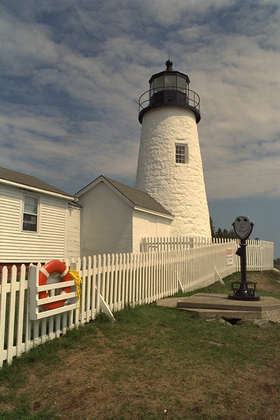
%> input picture COMP5422/Lab/cdm/kodak_fence.tif, 280 x 420 px, shrunk from 512 x 768 before the run
$ octave test_bilinear_cdm.m   (GNU Octave 9; MATLAB toolbox functions it lacks are replaced by stand-ins)
%> lines starting %> are read from the running program, lines starting %| are printed output that depends on the picture
### COMP5422/Lab/cdm/bilinear_cdm.m
function [RGB_image]=bilinear_cdm(CFA_image)
% Bilinear interpolation for color demosaicing
% --------------------------------------
% (c) 2012 QING Pei
% http://www.qingpei.me/

im=double(CFA_image);

height = size(im, 1);
width = size(im, 2);

%% Get the existing values for R, G and B
R=im .* repmat([0 1; 0 0], height/2, width/2);
G=im .* repmat([1 0; 0 1], height/2, width/2);
B=im .* repmat([0 0; 1 0], height/2, width/2);

for row = 1:2:height
    for col = 2:2:width
        % Interpolation for channel green at red pixels
        count = 0;
        sum = 0;
        if row > 1
            sum = sum + G(row-1,col);
            count = count + 1;
        end
        if col > 1
            sum = sum + G(row,col-1);
            count = count + 1;
        end
        if row < height
            sum = sum + G(row+1,col);
            count = count + 1;
        end
        if col < width
            sum = sum + G(row,col+1);
            count = count + 1;
        end
        G(row,col) = sum / count;

        % Interpolation for channel blue at red pixels
        count = 0;
        sum = 0;
        if row > 1
            sum = sum + B(row-1,col-1);
            count = count + 1;
            if col < width
                sum = sum + B(row-1,col+1);
                count = count + 1;
            end
        end
        if row < height
            sum = sum + B(row+1,col-1);
            count = count + 1;
            if col < width
                sum = sum + B(row+1,col+1);
                count = count + 1;
            end
        end
        B(row,col) = sum / count;
    end
end

for row = 2:2:height
    for col = 1:2:width
        % Interpolation for channel green at blue pixels
        count = 0;
        sum = 0;
        if row > 1
            sum = sum + G(row-1,col);
            count = count + 1;
        end
        if col > 1
            sum = sum + G(row,col-1);
            count = count + 1;
        end
        if row < height
            sum = sum + G(row+1,col);
            count = count + 1;
        end
        if col < width
            sum = sum + G(row,col+1);
            count = count + 1;
        end
        G(row,col) = sum / count;

        % Interpolation for channel red at blue pixels
        count = 0;
        sum = 0;
        if col > 1
            sum = sum + R(row-1,col-1);
            count = count + 1;
            if row < height
                sum = sum + R(row+1,col-1);
                count = count + 1;
            end
        end
        if col < width
            sum = sum + R(row-1,col+1);
            count = count + 1;
            if row < height
                sum = sum + R(row+1,col+1);
                count = count + 1;
            end
        end
        R(row,col) = sum / count;
    end
end

for row = 1:2:height
    for col = 1:2:width
        % Interpolation for channel blue at green pixels
        count = 0;
        sum = 0;
        if row > 1
            sum = sum + B(row-1,col);
            count = count + 1;
        end
        if row < height
            sum = sum + B(row+1,col);
            count = count + 1;
        end
        B(row,col) = sum / count;

        % Interpolation for channel red at green pixels
        count = 0;
        sum = 0;
        if col > 1
            sum = sum + R(row,col-1);
            count = count + 1;
        end
        if col < width
            sum = sum + R(row,col+1);
            count = count + 1;
        end
        R(row,col) = sum / count;
    end
end

for row = 2:2:height
    for col = 2:2:width
        % Interpolation for channel blue at green pixels
        count = 0;
        sum = 0;
        sum = sum + B(row,col-1);
        count = count + 1;
        if col < width
            sum = sum + B(row,col+1);
            count = count + 1;
        end
        B(row,col) = sum / count;

        % Interpolation for channel red at green pixels
        count = 0;
        sum = 0;
        if row > 1
            sum = sum + R(row-1,col);
            count = count + 1;
        end
        if row < height
            sum = sum + R(row+1,col);
            count = count + 1;
        end
        R(row,col) = sum / count;
    end
end

%% Concatenate RGB channels to a single image
RGB_image = cat(3,R,G,B);

end

### COMP5422/Lab/cdm/test_bilinear_cdm.m
clear;

I=imread('kodak_fence.tif','tif');
%> I is the input picture: size 420x280x3 uint8; mean R, G, B 122.5, 115.5, 98.2
I=double(I);
%> I: size 420x280x3 double
figure,imshow(I/255);

[N,M,ch]=size(I);
%> N = 420; M = 280; ch = 3
A=zeros(N,M);
A(1:2:N,1:2:M)=I(1:2:N,1:2:M,2); % G
A(2:2:N,2:2:M)=I(2:2:N,2:2:M,2); % G
A(1:2:N,2:2:M)=I(1:2:N,2:2:M,1); % R
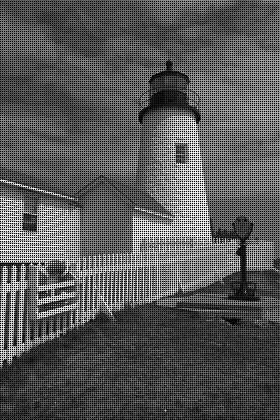
%> A: size 420x280 double; min 0, max 255, mean 88.4
A(2:2:N,1:2:M)=I(2:2:N,1:2:M,3); % B

%% Bilinear interpolation
tic;
I2=bilinear_cdm(A);
%> after the loop in bilinear_cdm, `for row = 2:2:height`:
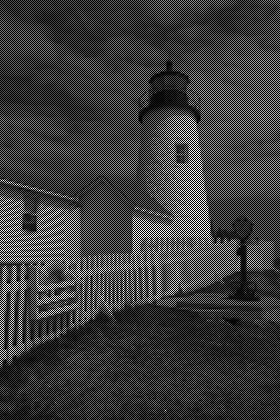
%> R: size 420x280 double; min 0, max 255, mean 61.3
%> after the loop in bilinear_cdm, `for row = 1:2:height`:
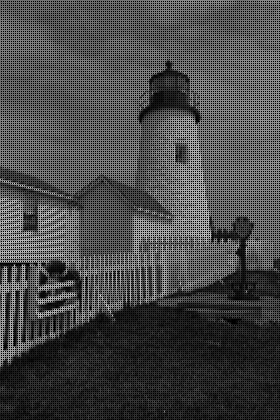
%> B: size 420x280 double; min 0, max 226, mean 73.6
%> after the loop in bilinear_cdm, `for row = 1:2:height`:
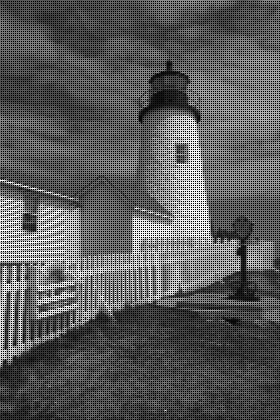
%> R: size 420x280 double; min 0, max 255, mean 91.9
%> after the loop in bilinear_cdm, `for row = 2:2:height`:
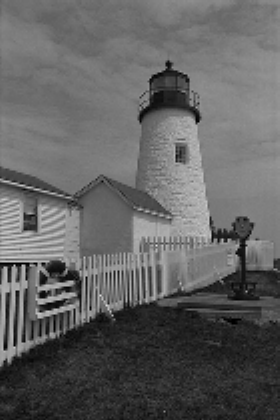
%> B: size 420x280 double; min 0, max 226, mean 98.1
%> after the loop in bilinear_cdm, `for row = 2:2:height`:
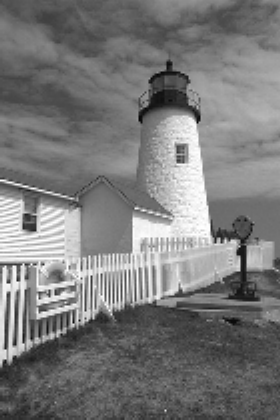
%> R: size 420x280 double; min 5, max 255, mean 122.5
toc;

%% Show results
% [5 lines of commented-out code are left out]

figure,imshow(I2/255);          % The interpolated image
figure,imshow(abs(I-I2)/255);   % Diff between original image and interpolation
%> after `imshow(abs(I-I2)/255)`:
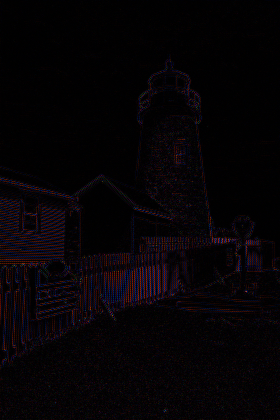
%> displayed picture: size 420x280x3, on the screen's scale of 0 to 255; mean R, G, B 6.1, 3.1, 5.6
